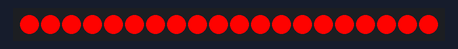
Recording of a sketch running on a simulated Arduino Uno, built with avr-gcc and run on an emulated ATmega328P. Parts: 20 RGB LEDs in strip order, left to right. Dim RGB values are drawn brighter than linear.

Above: at 0.01 s.
At 1.54 s:
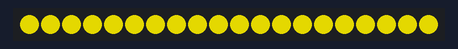
At 2.76 s:
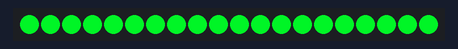
At 5.66 s:
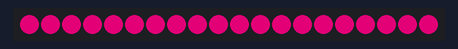
At 9.79 s:
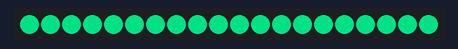
At 13.92 s:
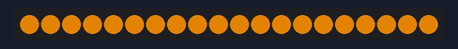

The sketch:

v1_rainbow.ino
```cpp
#include <FastLED.h> // Written for v3.4.0

#define NUM_LEDS 20
#define DATA_PIN 14

CRGB leds[NUM_LEDS];

void setup()
{
  // FastLED setup
  FastLED.addLeds<WS2811, DATA_PIN, RGB>(leds, NUM_LEDS);
}

uint8_t hue = 0;

void loop()
{
  hue = (hue + 1) % 255;
  FastLED.showColor(CHSV(hue++, 255, 255));
  delay(50);
}
```

Measured:
- by itself, everything shown: repeats every 13.0 s, in 255 steps
